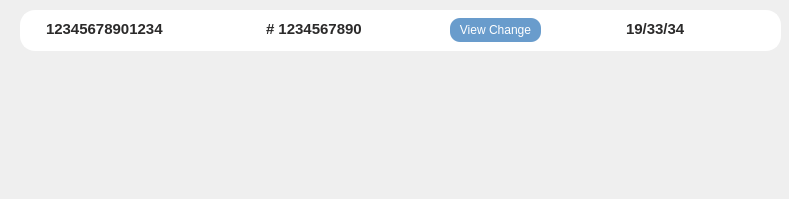
        <widget class="QWidget" name="scrollAreaWidgetContents_2">
         <property name="geometry">
          <rect>
           <x>0</x>
           <y>0</y>
           <width>789</width>
           <height>199</height>
          </rect>
         </property>
         <widget class="QFrame" name="frame_7">
          <property name="geometry">
           <rect>
            <x>20</x>
            <y>10</y>
            <width>761</width>
            <height>41</height>
           </rect>
          </property>
          <property name="styleSheet">
           <string notr="true">QFrame{
  border-radius: 15px;
  border: 2px solid white ;
background-color:white;

}
QLabel
{
font-size:15px;
font-weight:bold;
color:#2B2A2A;
}
QPushButton{
  border-radius: 10px;
  background: #FF7F7F;
color:white;



}

QPushButton:hover{
background: #CCD0CD;
color:Black;
}

</string>
          </property>
          <property name="frameShape">
           <enum>QFrame::Shape::StyledPanel</enum>
          </property>
          <property name="frameShadow">
           <enum>QFrame::Shadow::Raised</enum>
          </property>
          <widget class="QLabel" name="label_42">
           <property name="geometry">
            <rect>
             <x>20</x>
             <y>3</y>
             <width>141</width>
             <height>31</height>
            </rect>
           </property>
           <property name="text">
            <string>12345678901234</string>
           </property>
          </widget>
          <widget class="QLabel" name="label_64">
           <property name="geometry">
            <rect>
             <x>240</x>
             <y>3</y>
             <width>161</width>
             <height>31</height>
            </rect>
           </property>
           <property name="text">
            <string># 1234567890</string>
           </property>
          </widget>
          <widget class="QLabel" name="label_65">
           <property name="geometry">
            <rect>
             <x>600</x>
             <y>3</y>
             <width>131</width>
             <height>31</height>
            </rect>
           </property>
           <property name="text">
            <string>19/33/34</string>
           </property>
          </widget>
          <widget class="QPushButton" name="pushButton_2">
           <property name="geometry">
            <rect>
             <x>430</x>
             <y>8</y>
             <width>91</width>
             <height>24</height>
            </rect>
           </property>
           <property name="styleSheet">
            <string notr="true">QPushButton{
  border-radius: 10px;
  background: #699CCC;
color:white;



}

QPushButton:hover{
background: #CCD0CD;
color:black;

}

</string>
           </property>
           <property name="text">
            <string>View Change</string>
           </property>
          </widget>
         </widget>
        </widget>
